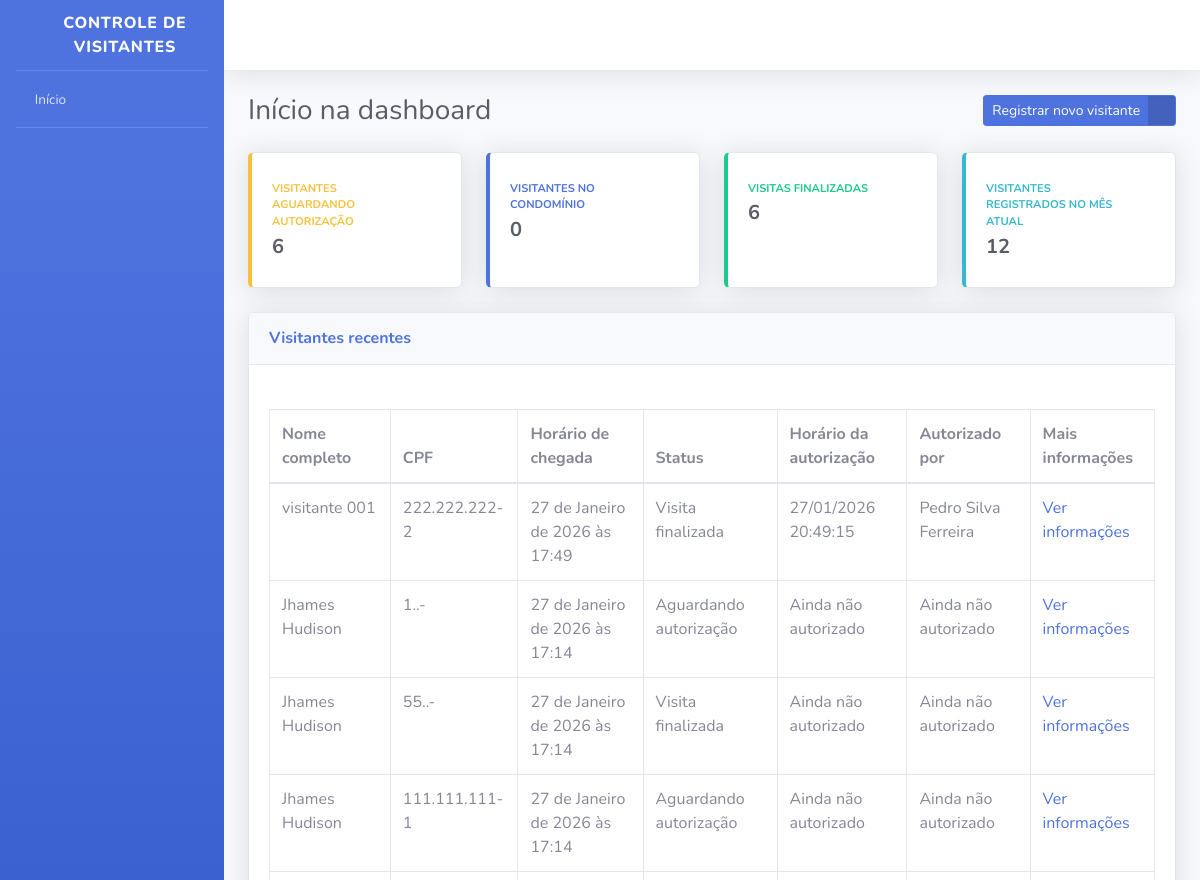
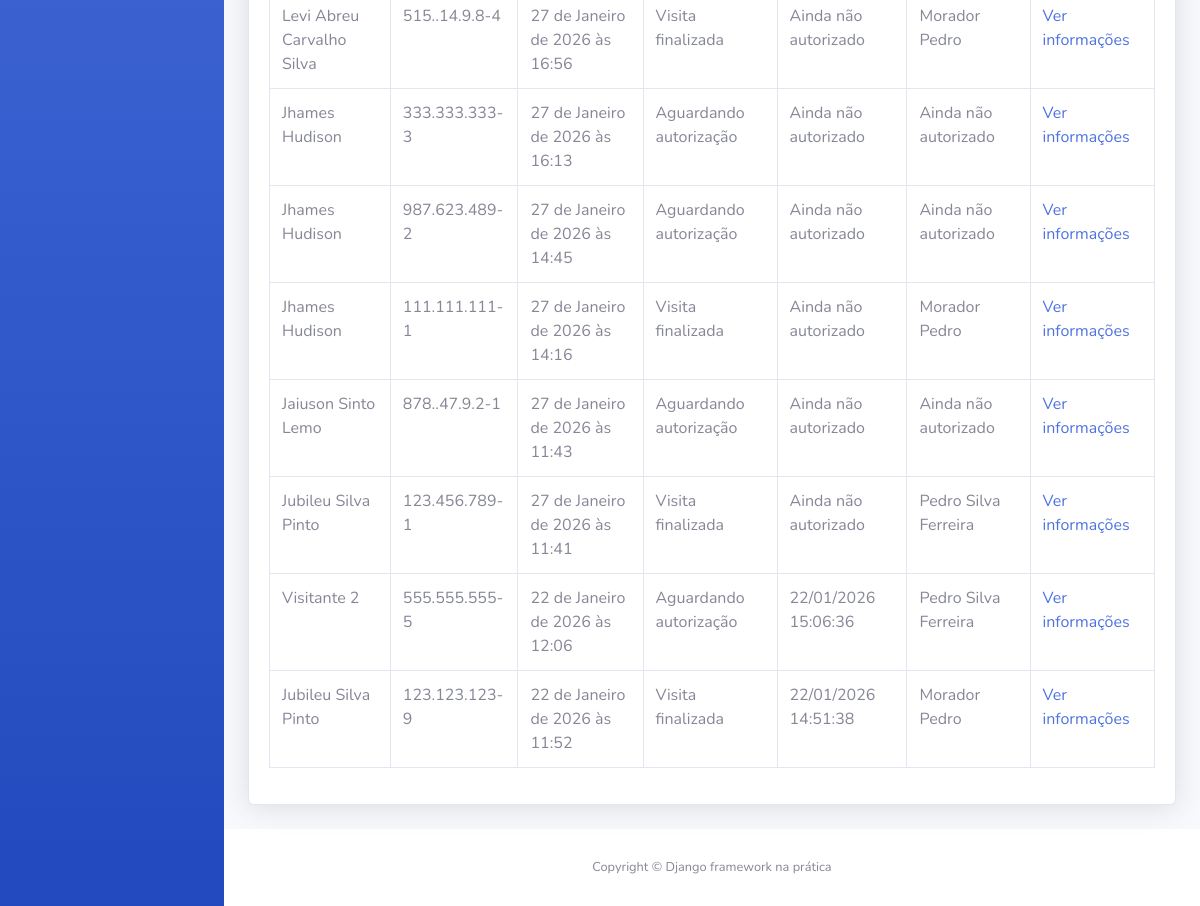
/ (signed in), run on the app's committed database (2 pictures, top to bottom).
### apps/visitantes/models.py (models this page shows, shortened)
class Visitantes(models.Model): # Modelo para armazenar informações dos visitantes
    STATUS_VISITANTE = [ # Opções de status do visitante
        ("AGUARDANDO", "Aguardando autorização"),
        ("EM_VISITA", "Em visita"),
        ("FINALIZADO", "Visita finalizada"),
    ]
    status = models.CharField( # Campo para o status do visitante
        verbose_name="Status do visitante",
        max_length=10,
        choices=STATUS_VISITANTE,
        default="AGUARDANDO",
    )
    nome_completo = models.CharField(verbose_name="Nome completo", max_length=194)
    cpf = models.CharField(verbose_name="CPF", max_length=11, unique=True)
    data_nascimento = models.DateField(verbose_name="Data de nascimento", auto_now=False, auto_now_add=False)
    numero_casa = models.PositiveSmallIntegerField(verbose_name="Número da casa")
    placa_veiculo = models.CharField(verbose_name="Placa do veículo", max_length=7, blank=True, null=True)
    horario_chegada = models.DateTimeField(verbose_name="Horário de chegada na portaria", auto_now_add=True)
    horario_saida = models.DateTimeField(verbose_name="Horário de saída da portaria", auto_now=False, blank=True, null=True)
    horario_autorizacao= models.DateTimeField(verbose_name="Horário de autorização de entrada", auto_now=False, blank=True, null=True)
    morador_responsavel = models.CharField(verbose_name="Morador responsável pela autorização", max_length=194, blank=True)
    registrado_por = models.ForeignKey(
        "porteiros.Porteiro",
        verbose_name="Porteiro que registrou a entrada",
        on_delete=models.PROTECT,
    ) # Chave estrangeira para o modelo Porteiro
    def get_horario_autorizacao(self): # Método para obter o horário de autorização formatado
        if self.horario_autorizacao:
            return self.horario_autorizacao.strftime("%d/%m/%Y %H:%M:%S")
        return "Ainda não autorizado"
    def get_morador_responsavel(self): # Método para obter o morador responsável ou mensagem padrão
        if self.morador_responsavel:
            return self.morador_responsavel
        return "Ainda não autorizado"
    def get_cpf(self):
        if self.cpf:
            cpf = str(self.cpf)
            cpf_parte_um = cpf[0:3]
            cpf_parte_dois = cpf[3:6]
            cpf_parte_tres = cpf[6:9]
            cpf_parte_quatro = cpf[9:10]
            cpf_formatado = f"{cpf_parte_um}.{cpf_parte_dois}.{cpf_parte_tres}-{cpf_parte_quatro}"
            return cpf_formatado
    class Meta: # Metadados do modelo
        verbose_name = "Visitante"
        verbose_name_plural = "Visitantes"
        db_table = "visitante"

### apps/dashboard/views.py (the view)
# urls.py: path("",index, name="index"),
@login_required
def index(request):
    todos_visitantes = Visitantes.objects.order_by("-horario_chegada") #Busca todos os visitantes no banco de dados ordenados pela data de chegada (do mais recente para o mais antigo)
    visitantes_aguardando = todos_visitantes.filter(status='AGUARDANDO') #Filtra os visitantes que estão aguardando
    visitantes_em_visita = todos_visitantes.filter(status='EM_VISITA') #Filtra os visitantes que estão em visita
    visitantes_finalizados = todos_visitantes.filter(status='FINALIZADO') #Filtra os visitantes que finalizaram a visita
    hora_atual = timezone.now() #Pega a hora atual do sistema
    mes_atual = hora_atual.month #Pega o mês atual
    visitantes_mes = todos_visitantes.filter(horario_chegada__month=mes_atual) #Filtra os visitantes do mês atual
    context = { #Dicionário que passa variáveis para o template HTML
        "nome_pagina": "Início na dashboard",
        "todos_visitantes": todos_visitantes,
        "visitantes_aguardando": visitantes_aguardando.count(),
        "visitantes_em_visita": visitantes_em_visita.count(),
        "visitantes_finalizados": visitantes_finalizados.count(),
        "visitantes_mes": visitantes_mes.count(),
    }
    return render(request, "index.html", context)

### templates/index.html (shortened to what this page needs)
{% extends 'base.html' %}
{% block conteudo %}
  <div class="container-fluid">
    <div class="d-sm-flex align-items-center justify-content-between mb-4">
      <h1 class="h3 mb-0 text-gray-800">{{ nome_pagina }}</h1>
      <a href="{% url 'registrar_visitante' %}" class="btn btn-primary btn-icon-split btn-sm">
        <span class="text">Registrar novo visitante</span>
        <span class="icon text-white-50">
          <i class="fas fa-user-plus"></i>
        </span>
      </a>
    </div>
    <div class="row">
      <div class="col-xl-3 col-md-6 mb-4">
        <div class="card border-left-warning shadow h-100 py-2">
          <div class="card-body">
            <div class="row no-gutters align-items-center">
              <div class="col mr-2">
                <div class="text-xs font-weight-bold text-warning text-uppercase mb-1">Visitantes aguardando autorização</div>
                <div class="h5 mb-0 font-weight-bold text-gray-800">{{ visitantes_aguardando }}</div>
              </div>
              <div class="col-auto">
                <i class="fas fa-user-lock fa-2x text-gray-300"></i>
              </div>
            </div>
          </div>
        </div>
      </div>
      <div class="col-xl-3 col-md-6 mb-4">
        <div class="card border-left-primary shadow h-100 py-2">
          <div class="card-body">
            <div class="row no-gutters align-items-center">
              <div class="col mr-2">
                <div class="text-xs font-weight-bold text-primary text-uppercase mb-1">Visitantes no condomínio</div>
                <div class="h5 mb-0 font-weight-bold text-gray-800">{{ visitantes_em_visita }}</div>
              </div>
              <div class="col-auto">
                <i class="fas fa-user-clock fa-2x text-gray-300"></i>
              </div>
            </div>
          </div>
        </div>
      </div>
      <div class="col-xl-3 col-md-6 mb-4">
        <div class="card border-left-success shadow h-100 py-2">
          <div class="card-body">
            <div class="row no-gutters align-items-center">
              <div class="col mr-2">
                <div class="text-xs font-weight-bold text-success text-uppercase mb-1">Visitas finalizadas</div>
                <div class="h5 mb-0 font-weight-bold text-gray-800">{{ visitantes_finalizados }}</div>
              </div>
              <div class="col-auto">
                <i class="fas fa-user-check fa-2x text-gray-300"></i>
              </div>
            </div>
          </div>
        </div>
      </div>
      <div class="col-xl-3 col-md-6 mb-4">
        <div class="card border-left-info shadow h-100 py-2">
          <div class="card-body">
            <div class="row no-gutters align-items-center">
              <div class="col mr-2">
                <div class="text-xs font-weight-bold text-info text-uppercase mb-1">Visitantes registrados no mês atual</div>
                <div class="h5 mb-0 font-weight-bold text-gray-800">{{ visitantes_mes }}</div>
              </div>
              <div class="col-auto">
                <i class="fas fa-users fa-2x text-gray-300"></i>
              </div>
            </div>
          </div>
        </div>
      </div>
    </div>
    <div class="card shadow mb-4">
      <div class="card-header py-3 d-sm-flex align-items-center justify-content-between mb-4">
        <h6 class="m-0 font-weight-bold text-primary">Visitantes recentes</h6>
      </div>
      <div class="card-body">
        <div class="table-responsive">
          <table class="table table-bordered">
            <thead>
              <tr>
                <th>Nome completo</th>
                <th>CPF</th>
                <th>Horário de chegada</th>
                <th>Status</th>
                <th>Horário da autorização</th>
                <th>Autorizado por</th>
                <th>Mais informações</th>
              </tr>
            </thead>
            <tbody>
              {% for visitante in todos_visitantes %}
                <tr>
                  <td>{{ visitante.nome_completo }}</td>
                  <td>{{ visitante.get_cpf }}</td>
                  <td>{{ visitante.horario_chegada }}</td>
                  <td>{{ visitante.get_status_display }}</td>
                  <td>{{ visitante.get_horario_autorizacao }}</td>
                  <td>{{ visitante.get_morador_responsavel }}</td>
                  <td>
                    <a href="{% url 'informacoes_visitante' id=visitante.id %}">Ver informações</a>
                  </td>
                </tr>
              {% endfor %}
            </tbody>
          </table>
        </div>
      </div>
    </div>
  </div>
{% endblock conteudo%}

### templates/base.html (shortened to what this page needs)
<!DOCTYPE html>
{% load static %}
<html lang="pt-br">
    <head>
        <link href="{% static 'css/sb-admin-2.min.css' %}" rel="stylesheet">
        <link href="{% static 'vendor/fontawesome-free/css/all.min.css'%}" rel="stylesheet" type="text/css">
    </head>
    <body id="page-top">
        <div id="wrapper">
            <ul class="navbar-nav bg-gradient-primary sidebar sidebar-dark accordion" id="accordionSidebar">
                <a class="sidebar-brand d-flex align-items-center justify-content-center" href="#">
                    <div class="sidebar-brand-icon rotate-n-15">
                        <i class="fas fa-user-shield"></i>
                    </div>
                    <div class="sidebar-brand-text">Controle de Visitantes</div>
                </a>
                <hr class="sidebar-divider my-0">
                <li class="nav-item">
                    <a class="nav-link" href="{% url 'index' %}">
                        <i class="fas fa-home"></i>
                        <span>Início</span>
                    </a>
                </li>
                <hr class="sidebar-divider">
            </ul>
            <div id="content-wrapper" class="d-flex flex-column">
                <div id="content">
                    <nav class="navbar navbar-expand navbar-light bg-white topbar mb-4 static-top shadow">
                        <ul class="navbar-nav ml-auto">
                            <li class="nav-item dropdown no-arrow">
                                <a class="nav-link dropdown-toggle" href="#" id="userDropdown" role="button" data-toggle="dropdown" aria-haspopup="true" aria-expanded="false">
                                    <span class="mr-2 d-none d-lg-inline text-gray-800 small">
                                        <i class="fas fa-cog"></i>
                                    </span>
                                </a>
                            </li>
                        </ul>
                    </nav>
                    {% block conteudo %}
                    {% endblock conteudo %}
                    <footer class="sticky-footer bg-white">
                        <div class="container my-auto">
                            <div class="copyright text-center my-auto">
                                <span>Copyright © Django framework na prática</span>
                            </div>
                        </div>
                    </footer>
                </div>
            </div>
        </div>
    </body>
</html>

### data on the page
Visitantes: nome_completo "visitante 001", get_cpf "222.222.222-2", horario_chegada "27 de Janeiro de 2026 às 17:49", status "Visita finalizada", get_horario_autorizacao "27/01/2026 20:49:15", get_morador_responsavel "Pedro Silva Ferreira"
Visitantes: nome_completo "Jhames Hudison", get_cpf "1..-", horario_chegada "27 de Janeiro de 2026 às 17:14", status "Aguardando autorização", get_horario_autorizacao "Ainda não autorizado", get_morador_responsavel "Ainda não autorizado"
Visitantes: nome_completo "Jhames Hudison", get_cpf "55..-", horario_chegada "27 de Janeiro de 2026 às 17:14", status "Visita finalizada", get_horario_autorizacao "Ainda não autorizado", get_morador_responsavel "Ainda não autorizado"
Visitantes: nome_completo "Jhames Hudison", get_cpf "111.111.111-1", horario_chegada "27 de Janeiro de 2026 às 17:14", status "Aguardando autorização", get_horario_autorizacao "Ainda não autorizado", get_morador_responsavel "Ainda não autorizado"
Visitantes: nome_completo "Levi Abreu Carvalho Silva", get_cpf "515..14.9.8-4", horario_chegada "27 de Janeiro de 2026 às 16:56", status "Visita finalizada", get_horario_autorizacao "Ainda não autorizado", get_morador_responsavel "Morador Pedro"
Visitantes: nome_completo "Jhames Hudison", get_cpf "333.333.333-3", horario_chegada "27 de Janeiro de 2026 às 16:13", status "Aguardando autorização", get_horario_autorizacao "Ainda não autorizado", get_morador_responsavel "Ainda não autorizado"
Visitantes: nome_completo "Jhames Hudison", get_cpf "987.623.489-2", horario_chegada "27 de Janeiro de 2026 às 14:45", status "Aguardando autorização", get_horario_autorizacao "Ainda não autorizado", get_morador_responsavel "Ainda não autorizado"
Visitantes: nome_completo "Jhames Hudison", get_cpf "111.111.111-1", horario_chegada "27 de Janeiro de 2026 às 14:16", status "Visita finalizada", get_horario_autorizacao "Ainda não autorizado", get_morador_responsavel "Morador Pedro"
Visitantes: nome_completo "Jaiuson Sinto Lemo", get_cpf "878..47.9.2-1", horario_chegada "27 de Janeiro de 2026 às 11:43", status "Aguardando autorização", get_horario_autorizacao "Ainda não autorizado", get_morador_responsavel "Ainda não autorizado"
Visitantes: nome_completo "Jubileu Silva Pinto", get_cpf "123.456.789-1", horario_chegada "27 de Janeiro de 2026 às 11:41", status "Visita finalizada", get_horario_autorizacao "Ainda não autorizado", get_morador_responsavel "Pedro Silva Ferreira"
Visitantes: nome_completo "Visitante 2", get_cpf "555.555.555-5", horario_chegada "22 de Janeiro de 2026 às 12:06", status "Aguardando autorização", get_horario_autorizacao "22/01/2026 15:06:36", get_morador_responsavel "Pedro Silva Ferreira"
Visitantes: nome_completo "Jubileu Silva Pinto", get_cpf "123.123.123-9", horario_chegada "22 de Janeiro de 2026 às 11:52", status "Visita finalizada", get_horario_autorizacao "22/01/2026 14:51:38", get_morador_responsavel "Morador Pedro"

### other printed values
{{ nome_pagina }} "Início na dashboard"
{{ visitantes_aguardando }} "6"
{{ visitantes_em_visita }} "0"
{{ visitantes_finalizados }} "6"
{{ visitantes_mes }} "12"
